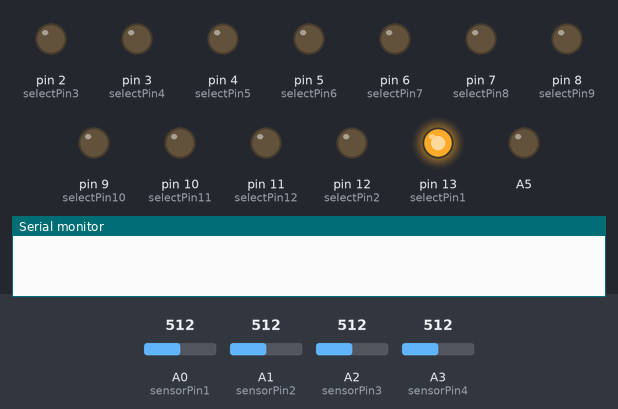
Simulated run of this sketch. Board: Arduino Uno, built with avr-gcc and run on an emulated ATmega328P. On the bench: output pins drawn as LEDs (lit = HIGH), the last lines printed to the serial monitor. The inputs (shaded band) are chosen by the test bench; at power-on: A0 (sensorPin1) = 512, A1 (sensorPin2) = 512, A2 (sensorPin3) = 512, A3 (sensorPin4) = 512.

Above: at 0.1 s.
At 0.7 s:
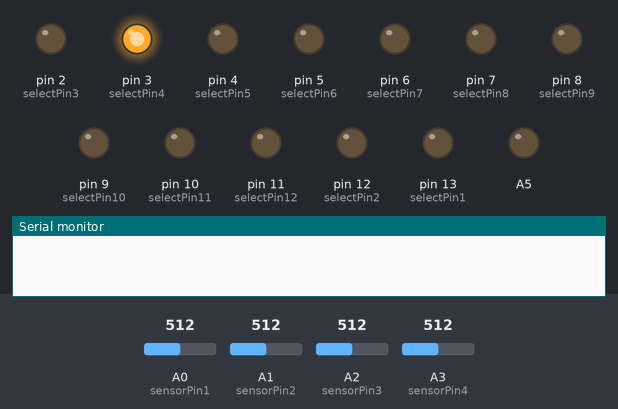
At 1.3 s:
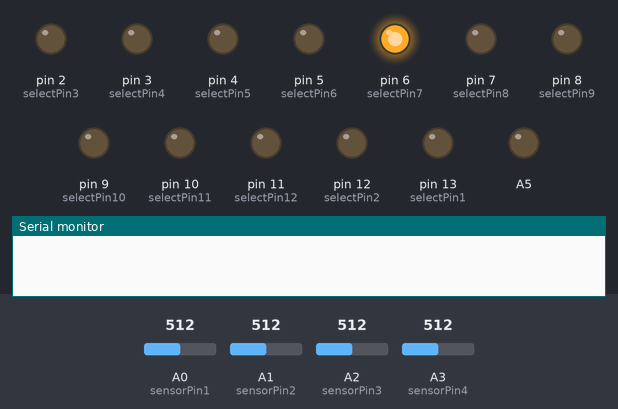
At 2.7 s:
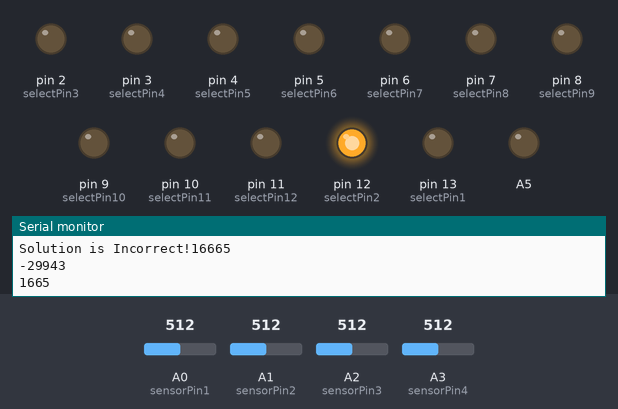
At 3.91 s:
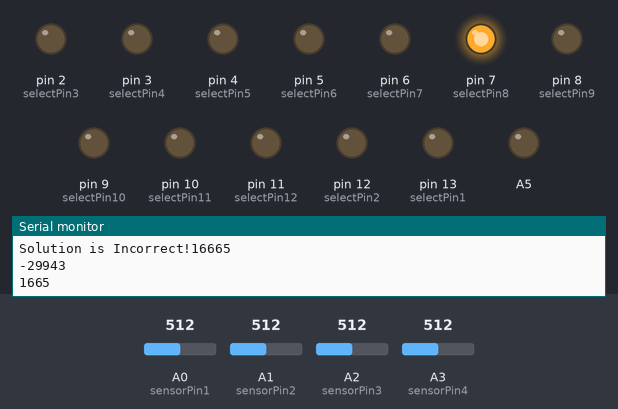
At 5.31 s:
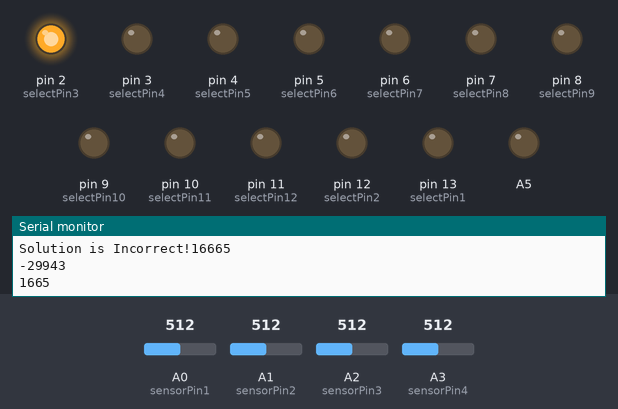
Timing chart, 0 to 5.6 s (numbered marks = the images above):
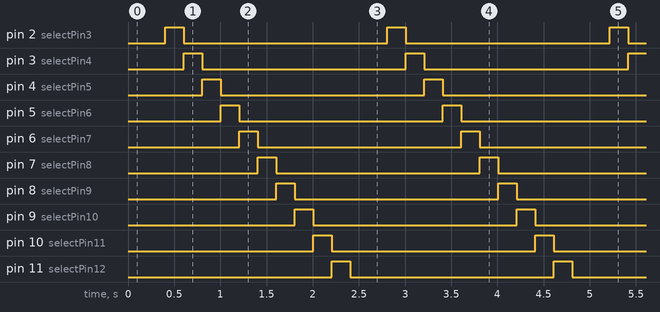

Measured:
- by itself, pin 2 (selectPin3), pin 3 (selectPin4), pin 4 (selectPin5), pin 5 (selectPin6), pin 6 (selectPin7), pin 7 (selectPin8), pin 8 (selectPin9), pin 9 (selectPin10), pin 10 (selectPin11), pin 11 (selectPin12), pin 12 (selectPin2), pin 13 (selectPin1): alternates HIGH for 0.20 s and LOW for 2.2 s
- by itself, everything shown: repeats every 2.4 s, in 12 steps

The sketch:

DecadeCounter.ino
```cpp
int sensorPin1 = A0;    // select the input pin for the potentiometer
int sensorPin2 = A1;    // select the input pin for the potentiometer
int sensorPin3 = A2;    // select the input pin for the potentiometer
int sensorPin4 = A3;    // select the input pin for the potentiometer
int sensorValue1 = 0;  // variable to store the value coming from the sensor
int sensorValue2 = 0;  // variable to store the value coming from the sensor
int sensorValue3 = 0;  // variable to store the value coming from the sensor
int sensorValue4 = 0;  // variable to store the value coming from the sensor
const int selectPin1 = 13;
const int selectPin2 = 12;
const int selectPin3 = 2;
const int selectPin4 = 3;
const int selectPin5 = 4;
const int selectPin6 = 5;
const int selectPin7 = 6;
const int selectPin8 = 7;
const int selectPin9 = 8;
const int selectPin10 = 9;
const int selectPin11 = 10;
const int selectPin12 = 11;

int digitMultiplier = 1;  //Multiplier for Value Calculations
int readdelay = 200;  //Adjust Delay before Reading Analog Pins;
int retrieveAdjust = 450; //Adjusts the Analog Read Threshold
int combo1_curr = 0;    //Used to Compare the combo
int combo2_curr = 0;
int combo3_curr = 0;

const int combo1_soln = 4371;   //Change the Required Combo Here
const int combo2_soln = 20145;
const int combo3_soln = 216;

void setup() {
  // declare the ledPin as an OUTPUT:
  Serial.begin(9600);
  pinMode(selectPin1, OUTPUT);
  pinMode(selectPin2, OUTPUT);
  pinMode(selectPin3, OUTPUT);
  pinMode(selectPin4, OUTPUT);
  pinMode(selectPin5, OUTPUT);
  pinMode(selectPin6, OUTPUT);
  pinMode(selectPin7, OUTPUT);
  pinMode(selectPin8, OUTPUT);
  pinMode(selectPin9, OUTPUT);
  pinMode(selectPin10, OUTPUT);
  pinMode(selectPin11, OUTPUT);
  pinMode(selectPin12, OUTPUT);
  pinMode(A0, INPUT);
  pinMode(A1, INPUT);
  pinMode(A2, INPUT);
  pinMode(A3, INPUT);
  pinMode(A5, OUTPUT);
  digitalWrite(A5, LOW);
}

void loop() {
  //Reinitialize Variables
  combo1_curr = 0;
  combo2_curr = 0;
  combo3_curr = 0;

  //Combo 1
  digitMultiplier = 1;
  ForceLow();
  digitalWrite(selectPin1,HIGH);
  delay(readdelay);
  combo1_curr = combo1_curr + (RetrieveValue(retrieveAdjust) * digitMultiplier);

  digitMultiplier = 10;
  ForceLow();
  digitalWrite(selectPin2,HIGH);
  delay(readdelay);
  combo1_curr = combo1_curr + (RetrieveValue(retrieveAdjust) * digitMultiplier);

  digitMultiplier = 100;
  ForceLow();
  digitalWrite(selectPin3,HIGH);
  delay(readdelay);
  combo1_curr = combo1_curr + (RetrieveValue(retrieveAdjust) * digitMultiplier);

  digitMultiplier = 1000;
  ForceLow();
  digitalWrite(selectPin4,HIGH);
  delay(readdelay);
  combo1_curr = combo1_curr + (RetrieveValue(retrieveAdjust) * digitMultiplier);

  //Combo 2
  digitMultiplier = 1;
  ForceLow();
  digitalWrite(selectPin5,HIGH);
  delay(readdelay);
  combo2_curr = combo2_curr + (RetrieveValue(retrieveAdjust) * digitMultiplier);

  digitMultiplier = 10;
  ForceLow();
  digitalWrite(selectPin6,HIGH);
  delay(readdelay);
  combo2_curr = combo2_curr + (RetrieveValue(retrieveAdjust) * digitMultiplier);

  digitMultiplier = 100;
  ForceLow();
  digitalWrite(selectPin7,HIGH);
  delay(readdelay);
  combo2_curr = combo2_curr + (RetrieveValue(retrieveAdjust) * digitMultiplier);

  digitMultiplier = 1000;
  ForceLow();
  digitalWrite(selectPin8,HIGH);
  delay(readdelay);
  combo2_curr = combo2_curr + (RetrieveValue(retrieveAdjust) * digitMultiplier);

  digitMultiplier = 10000;
  ForceLow();
  digitalWrite(selectPin9,HIGH);
  delay(readdelay);
  combo2_curr = combo2_curr + (RetrieveValue(retrieveAdjust) * digitMultiplier);

  //Combo 3
  digitMultiplier = 1;
  ForceLow();
  digitalWrite(selectPin10,HIGH);
  delay(readdelay);
  combo3_curr = combo3_curr + (RetrieveValue(retrieveAdjust) * digitMultiplier);

  digitMultiplier = 10;
  ForceLow();
  digitalWrite(selectPin11,HIGH);
  delay(readdelay);
  combo3_curr = combo3_curr + (RetrieveValue(retrieveAdjust) * digitMultiplier);

  digitMultiplier = 100;
  ForceLow();
  digitalWrite(selectPin12,HIGH);
  delay(readdelay);
  combo3_curr = combo3_curr + (RetrieveValue(retrieveAdjust) * digitMultiplier);

  if(combo3_curr == combo3_soln && combo2_curr == combo2_soln && combo1_curr == combo1_soln){
    Serial.print("Solution is Correct!");
    digitalWrite(A5, HIGH);
  }
  else{
    Serial.print("Solution is Incorrect!");
    Serial.println(combo1_curr);
    Serial.println(combo2_curr);
    Serial.println(combo3_curr);
  }
}

int ForceLow(){
  digitalWrite(selectPin1, LOW);
  digitalWrite(selectPin2, LOW);
  digitalWrite(selectPin3, LOW);
  digitalWrite(selectPin4, LOW);
  digitalWrite(selectPin5, LOW);
  digitalWrite(selectPin6, LOW);
  digitalWrite(selectPin7, LOW);
  digitalWrite(selectPin8, LOW);
  digitalWrite(selectPin9, LOW);
  digitalWrite(selectPin10, LOW);
  digitalWrite(selectPin11, LOW);
  digitalWrite(selectPin12, LOW);
 // Serial.print("Forced low!");
}

int RetrieveValue(int sensoradjust){
  int tempdata = 0;
  sensorValue1 = analogRead(sensorPin1);
  sensorValue2 = analogRead(sensorPin2);
  sensorValue3 = analogRead(sensorPin3);
  sensorValue4 = analogRead(sensorPin4);
  if(sensorValue1 > sensoradjust){
    tempdata = tempdata + 1;
  }
  if(sensorValue2 > sensoradjust){
    tempdata = tempdata + 2;
  }
  if(sensorValue3 > sensoradjust){
    tempdata = tempdata + 4;
  }
  if(sensorValue4 > sensoradjust){
    tempdata = tempdata + 8;
  }
//  Serial.println(sensorValue1);
  return tempdata;
}
```
